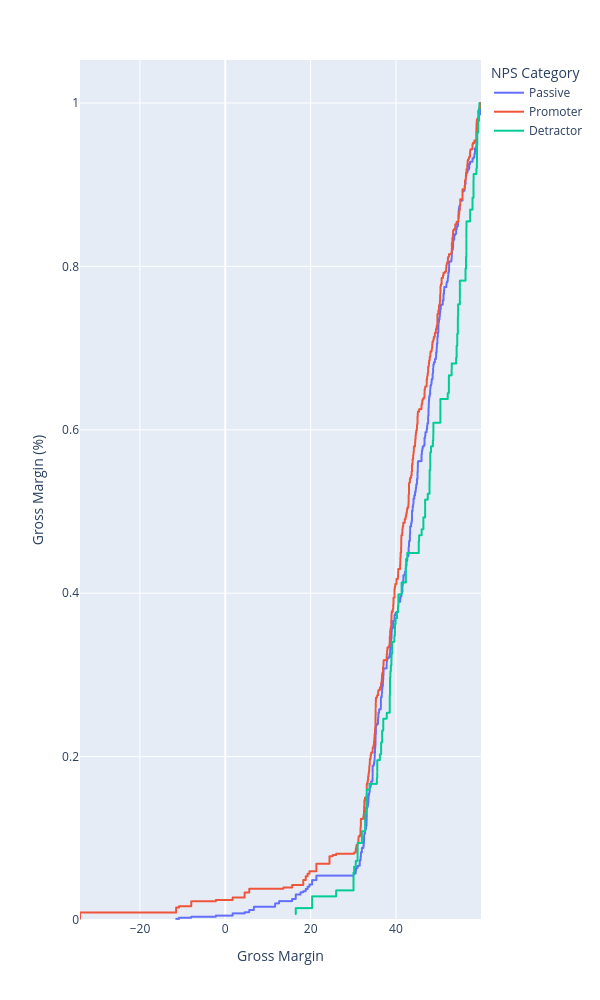

The cell this chart's notebook holds for it:
### Markdown cell above
## NPS Category Margin Analysis

Assess whether profitability differs by NPS Category and translate the observed margin patterns into appropriate account-management actions.

The analysis uses the same record-level Gross Margin values shown in the preceding box plot. It compares each category's median, interquartile range (IQR), standard deviation, and share of records with a positive gross margin. A category is described as producing *consistently higher* margins only when both its median and its 25th percentile exceed those of the other NPS categories.

Run the cell below to produce the statistical summary and evidence-based management recommendations.

### Code cell
hover_fields = ["REVENUE", "Gross Profit","Overall Satisfaction"]
    

fig = px.ecdf(
    plot_df,
    x="Gross Margin",
    color="NPS Category"
)

fig.update_traces(
    # boxmean=True,  # Show mean as a line
    marker={"size": 6, "opacity": 0.8, "line": {"width": 0.5, "color": "white"}}
)

fig.update_layout(
    yaxis_title="Gross Margin (%)",
    width=600, height=1000
)

fig.show()

### Figure 1 — Plotly figure (JSON) as saved in the notebook; plotly's stock layout.template omitted (floating-point values rounded to 4 significant figures; data arrays with more than 128 entries replaced by an {"elided": "..."} marker saying what was removed)
{"data": [{"hovertemplate": "NPS Category=Passive<br>Gross Margin=%{x}<br>probability=%{y}<extra></extra>", "legendgroup": "Passive", "line": {"dash": "solid", "shape": "hv"}, "marker": {"color": "#636efa", "line": {"color": "white", "width": 0.5}, "opacity": 0.8, "size": 6, "symbol": "circle"}, "mode": "lines", "name": "Passive", "showlegend": true, "type": "scattergl", "x": {"elided": "737 float values"}, "xaxis": "x", "y": {"elided": "737 float values"}, "yaxis": "y"}, {"hovertemplate": "NPS Category=Promoter<br>Gross Margin=%{x}<br>probability=%{y}<extra></extra>", "legendgroup": "Promoter", "line": {"dash": "solid", "shape": "hv"}, "marker": {"color": "#EF553B", "line": {"color": "white", "width": 0.5}, "opacity": 0.8, "size": 6, "symbol": "circle"}, "mode": "lines", "name": "Promoter", "showlegend": true, "type": "scattergl", "x": {"elided": "654 float values"}, "xaxis": "x", "y": {"elided": "654 float values"}, "yaxis": "y"}, {"hovertemplate": "NPS Category=Detractor<br>Gross Margin=%{x}<br>probability=%{y}<extra></extra>", "legendgroup": "Detractor", "line": {"dash": "solid", "shape": "hv"}, "marker": {"color": "#00cc96", "line": {"color": "white", "width": 0.5}, "opacity": 0.8, "size": 6, "symbol": "circle"}, "mode": "lines", "name": "Detractor", "showlegend": true, "type": "scattergl", "x": {"elided": "138 float values"}, "xaxis": "x", "y": {"elided": "138 float values"}, "yaxis": "y"}], "layout": {"height": 1000, "legend": {"title": {"text": "NPS Category"}, "tracegroupgap": 0}, "margin": {"t": 60}, "width": 600, "xaxis": {"anchor": "y", "domain": [0, 1], "title": {"text": "Gross Margin"}}, "yaxis": {"anchor": "x", "domain": [0, 1], "rangemode": "tozero", "title": {"text": "Gross Margin (%)"}}}}
